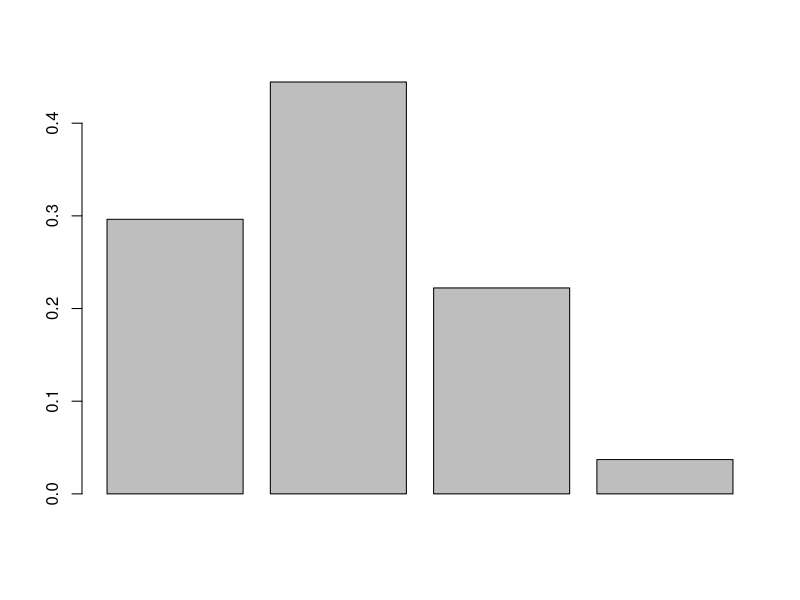

This figure's R source:
#Binomial distribution 
#exercise 1:
#x=1:25 n = 25 p = 0.25 
sum(dbinom(1:25,25,0.25))
#exercise 2:
#x=12  n=20 p=0.33
dbinom(12,20,1/3)
#exercise 3:
#x=48 n=50 p = 0.5, 1- because the succses is not the inaccurate results but accurate results.
dbinom(48,50,(1-1/100))
#exercise 4:
#x=1:2 n=3 p=0.166
dbinom(0:3,3,1/3)
barplot(dbinom(0:3,3,1/3))
#exercise 5:
#n = 500 p=1/5
500*(1/5)
#exercise 6:
#sqrt(np(1-p))
#A 
60*1/3
sqrt(60*1/3*(1-1/3))
#B
10*(1/6)
sqrt(10*(1/6)*(1-(1/6)))
#C
40*0.16
sqrt(40*0.16*(1-0.16))
#exercise 7:
15*0.8
sqrt(15*0.8*(1-0.8))
#exercise 8:
sum(dbinom(400:500,500,0.75))
#exercise 9:
sum(dbinom(3:20,20,(1/7)))
#exercise 10:
#1
dbinom(500,1000,0.5)
#2
dbinom(490,1000,0.5)
#3
sum(dbinom(0:489,1000,0.5))
#exercise 11:
dbinom(3,6,0.4)
#exercise 12:
#A
#Yes we can use the bin dist to model the outcome
#n=2000, p=0.04
#B
#expected value= 2000*0.04 = 80
2000*0.04
#standard dev = 
sqrt(2000*0.04*(1-0.04))


#Poisson distribution 
#exercise 1:
dpois(4,4) # x=4
1-dpois(0,4) #x=!0
sum(dpois(0:5,4))#<6
sum(dpois(0:6,4)) # =<6
sum(dpois(3:6,4)) #>2
sum(dpois(2:6,4)) # >=2
sum(dpois(1:5,4)) # =< 1 , =<5
sum(dpois(3,4)) # >2 , < 4
sum(dpois(3:5,4)) # =<3 , < 6
#exercise 2:
#A
dpois(10,12)
#B
sum(dpois(0:4,12))
#C
sum(dpois(10:11,12))
#D
sum(dpois(8:14,12))
#E
1 - ppois(16,12)
#exercse 3:
dpois(7,5)
#exercise 4:
sum(dpois(0:1,3.2))
#exercise 5:
1 - ppois(6,6)
#exercie 6:
sum(dpois(0:1,9.4))
